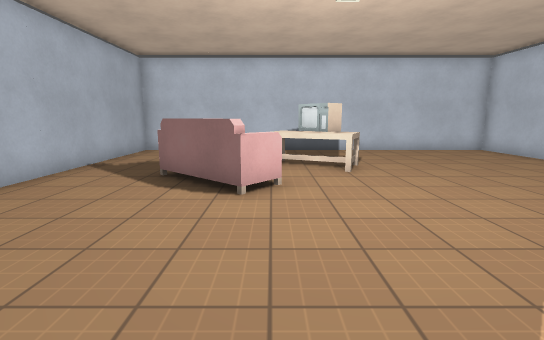
View 1 (above)

15 first-person views from a walk through a level from a Godot 3-D game. The camera is 1.4 m above the floor, tilts 10° down and sees 85° across. The floor is counted in squares, 1 m on a side. Each view is taken from the middle of a square. On the plan, view 1 faces up. The plan holds only what a view shows up to about 14 squares ahead; the rest is blank. The place goes on beyond the plan. Surface patterns are stand-ins for the level's own textures.

View 2
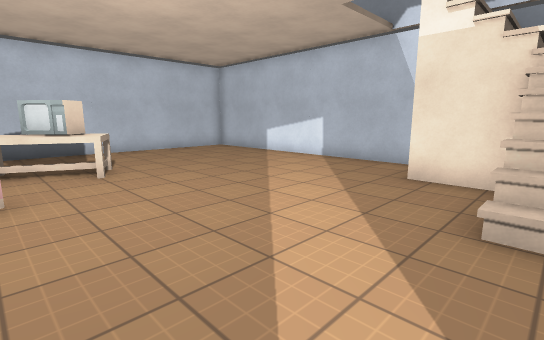

View 3
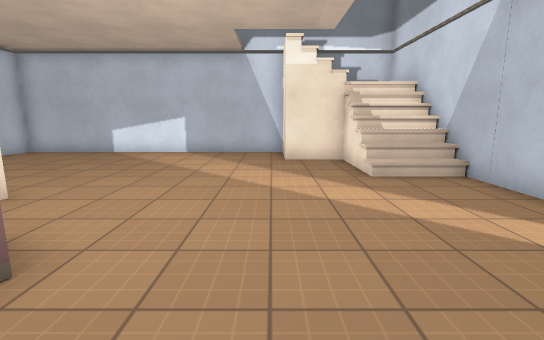

View 4
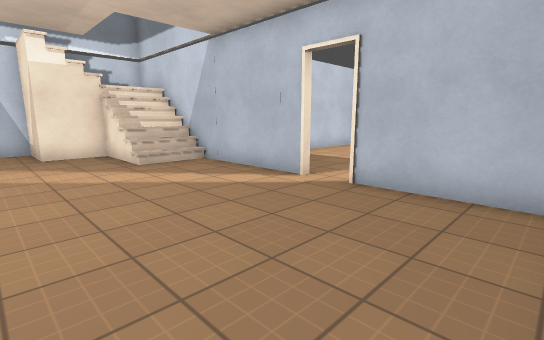

View 5
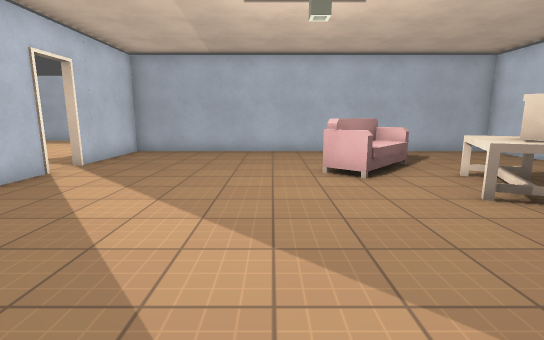

View 6
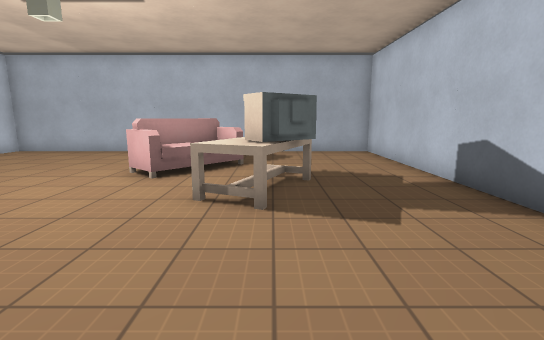

View 7
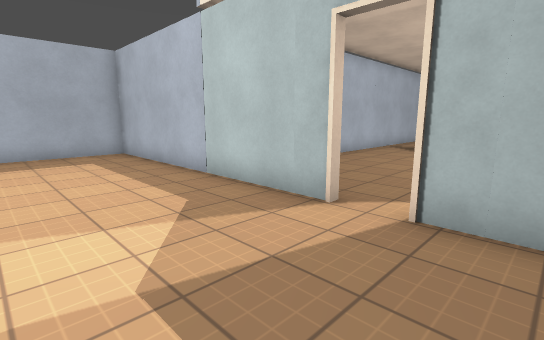

View 8
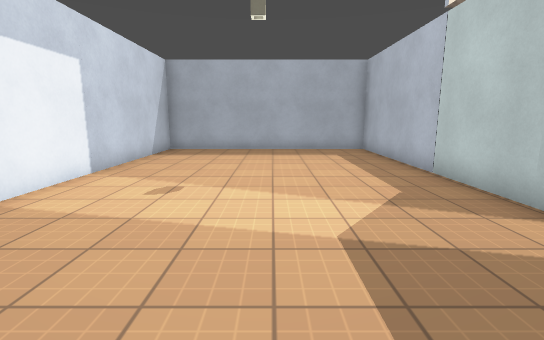

View 9
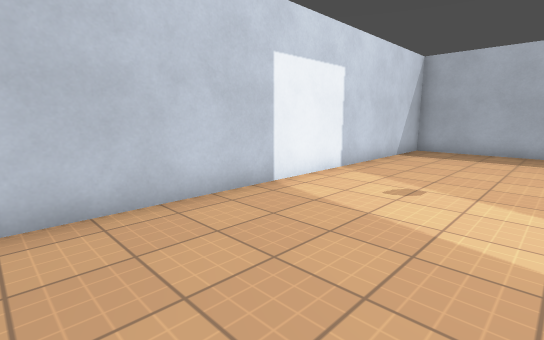

View 10
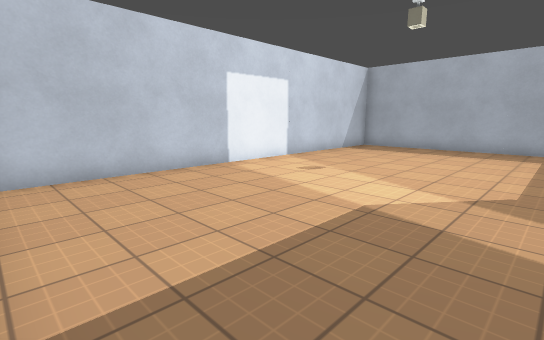

View 11
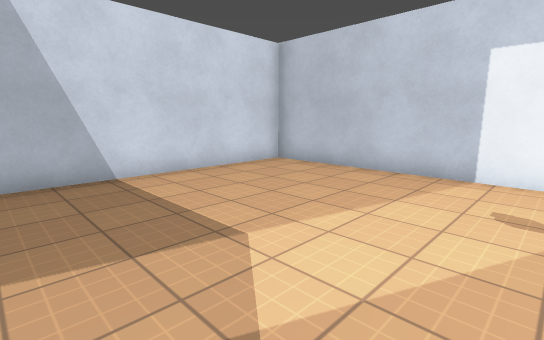

View 12
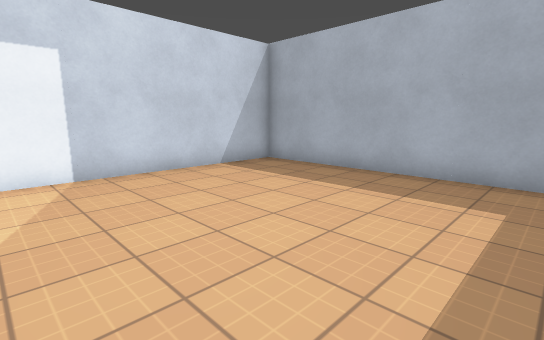

View 13
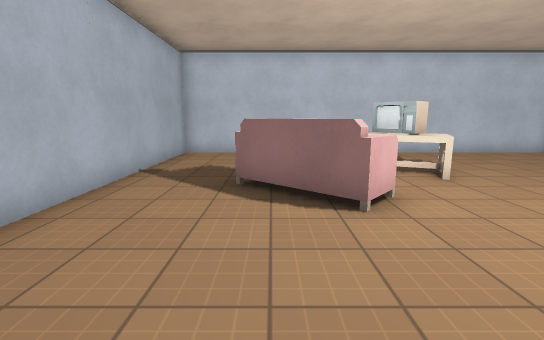

View 14
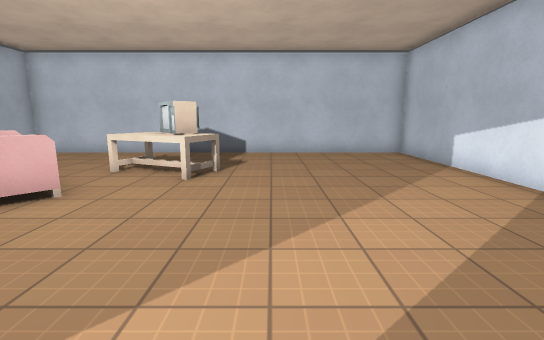

View 15
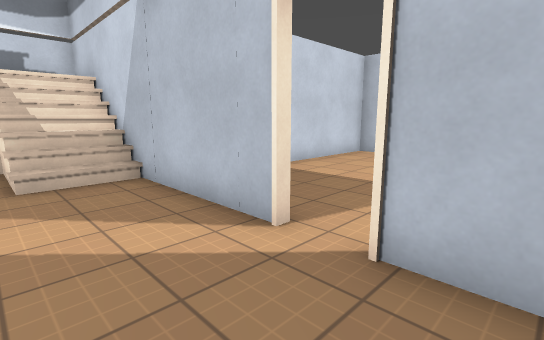

### Floor plan
Key: @ floor where view 1 was taken; # wall or solid block; . floor; / step, stairs or slope; = window, fence, low wall or low ledge; T TV; A table; S sofa.
Columns run from 12 left of view 1 to 9 right of it. Each row starts with its distance up from view 1.
 13       ################
 12       #..............#
 11       #..............#
 10       #......T.......#
  9       #.....ATT......#
  8       #...S..AA......#
  7       #..SSS.........#
  6       #....SS........#
  5       #..............#
  4       #..............#
  3       #..............#
  2       #............//#
  1       #............#/#
  0       #.....@...//// =
 -1       #.........//// =
 -2 ###########.#######==#
 -3 #...............#
 -4 #...............#
 -5 #...............#
 -6 #...............#
 -7 #...............#
 -8 #...............#
 -9 #...............#
-10 #...............#
-11 ################

Where each view was taken, in squares from view 1:
view 1: 0 up, 0 right, facing up
view 2: 0 up, 0 right, facing up-right
view 3: 3 up, 3 left, facing right
view 4: 4 up, 5 left, facing down-right
view 5: 4 up, 7 right, facing left
view 6: 9 up, 7 right, facing left
view 7: 6 down, 1 right, facing up-left
view 8: 6 down, 2 right, facing left
view 9: 6 down, 2 right, facing down-left
view 10: 3 down, 3 right, facing down-left
view 11: 3 down, 4 left, facing down-right
view 12: 3 down, 4 left, facing down-left
view 13: 1 up, 2 left, facing up
view 14: 1 up, 4 right, facing up
view 15: 1 up, 3 left, facing down-right
